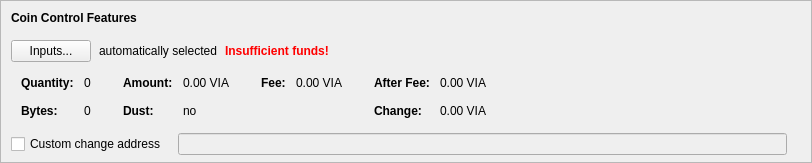
    <widget class="QFrame" name="frameCoinControl">
     <property name="sizePolicy">
      <sizepolicy hsizetype="Expanding" vsizetype="Expanding">
       <horstretch>0</horstretch>
       <verstretch>0</verstretch>
      </sizepolicy>
     </property>
     <property name="maximumSize">
      <size>
       <width>16777215</width>
       <height>16777215</height>
      </size>
     </property>
     <property name="frameShape">
      <enum>QFrame::StyledPanel</enum>
     </property>
     <property name="frameShadow">
      <enum>QFrame::Sunken</enum>
     </property>
     <layout class="QVBoxLayout" name="verticalLayoutCoinControl2">
      <property name="spacing">
       <number>0</number>
      </property>
      <property name="leftMargin">
       <number>0</number>
      </property>
      <property name="topMargin">
       <number>0</number>
      </property>
      <property name="rightMargin">
       <number>0</number>
      </property>
      <property name="bottomMargin">
       <number>6</number>
      </property>
      <item>
       <layout class="QVBoxLayout" name="verticalLayoutCoinControl" stretch="0,0,0,0,1">
        <property name="spacing">
         <number>0</number>
        </property>
        <property name="leftMargin">
         <number>10</number>
        </property>
        <property name="topMargin">
         <number>10</number>
        </property>
        <item>
         <layout class="QHBoxLayout" name="horizontalLayoutCoinControl1">
          <property name="bottomMargin">
           <number>15</number>
          </property>
          <item>
           <widget class="QLabel" name="labelCoinControlFeatures">
            <property name="sizePolicy">
             <sizepolicy hsizetype="Preferred" vsizetype="Maximum">
              <horstretch>0</horstretch>
              <verstretch>0</verstretch>
             </sizepolicy>
            </property>
            <property name="font">
             <font>
              <weight>75</weight>
              <bold>true</bold>
             </font>
            </property>
            <property name="styleSheet">
             <string notr="true">font-weight:bold;</string>
            </property>
            <property name="text">
             <string>Coin Control Features</string>
            </property>
           </widget>
          </item>
         </layout>
        </item>
        <item>
         <layout class="QHBoxLayout" name="horizontalLayoutCoinControl2" stretch="0,0,0,0">
          <property name="spacing">
           <number>8</number>
          </property>
          <property name="bottomMargin">
           <number>10</number>
          </property>
          <item>
           <widget class="QPushButton" name="pushButtonCoinControl">
            <property name="styleSheet">
             <string notr="true"/>
            </property>
            <property name="text">
             <string>Inputs...</string>
            </property>
            <property name="autoDefault">
             <bool>false</bool>
            </property>
           </widget>
          </item>
          <item>
           <widget class="QLabel" name="labelCoinControlAutomaticallySelected">
            <property name="text">
             <string>automatically selected</string>
            </property>
            <property name="margin">
             <number>5</number>
            </property>
           </widget>
          </item>
          <item>
           <widget class="QLabel" name="labelCoinControlInsuffFunds">
            <property name="font">
             <font>
              <weight>75</weight>
              <bold>true</bold>
             </font>
            </property>
            <property name="styleSheet">
             <string notr="true">color:red;font-weight:bold;</string>
            </property>
            <property name="text">
             <string>Insufficient funds!</string>
            </property>
            <property name="margin">
             <number>5</number>
            </property>
           </widget>
          </item>
          <item>
           <spacer name="horizontalSpacerCoinControl">
            <property name="orientation">
             <enum>Qt::Horizontal</enum>
            </property>
            <property name="sizeHint" stdset="0">
             <size>
              <width>40</width>
              <height>1</height>
             </size>
            </property>
           </spacer>
          </item>
         </layout>
        </item>
        <item>
         <widget class="QWidget" name="widgetCoinControl" native="true">
          <property name="sizePolicy">
           <sizepolicy hsizetype="Preferred" vsizetype="Preferred">
            <horstretch>0</horstretch>
            <verstretch>0</verstretch>
           </sizepolicy>
          </property>
          <property name="minimumSize">
           <size>
            <width>0</width>
            <height>0</height>
           </size>
          </property>
          <property name="styleSheet">
           <string notr="true"/>
          </property>
          <layout class="QHBoxLayout" name="horizontalLayoutCoinControl5">
           <property name="leftMargin">
            <number>0</number>
           </property>
           <property name="topMargin">
            <number>0</number>
           </property>
           <property name="rightMargin">
            <number>0</number>
           </property>
           <property name="bottomMargin">
            <number>0</number>
           </property>
           <item>
            <layout class="QHBoxLayout" name="horizontalLayoutCoinControl3" stretch="0,0,0,1">
             <property name="spacing">
              <number>20</number>
             </property>
             <property name="topMargin">
              <number>0</number>
             </property>
             <property name="bottomMargin">
              <number>10</number>
             </property>
             <item>
              <layout class="QFormLayout" name="formLayoutCoinControl1">
               <property name="horizontalSpacing">
                <number>10</number>
               </property>
               <property name="verticalSpacing">
                <number>14</number>
               </property>
               <property name="leftMargin">
                <number>10</number>
               </property>
               <property name="topMargin">
                <number>4</number>
               </property>
               <property name="rightMargin">
                <number>6</number>
               </property>
               <item row="0" column="0">
                <widget class="QLabel" name="labelCoinControlQuantityText">
                 <property name="font">
                  <font>
                   <weight>75</weight>
                   <bold>true</bold>
                  </font>
                 </property>
                 <property name="text">
                  <string>Quantity:</string>
                 </property>
                 <property name="margin">
                  <number>0</number>
                 </property>
                </widget>
               </item>
               <item row="0" column="1">
                <widget class="QLabel" name="labelCoinControlQuantity">
                 <property name="cursor">
                  <cursorShape>IBeamCursor</cursorShape>
                 </property>
                 <property name="contextMenuPolicy">
                  <enum>Qt::ActionsContextMenu</enum>
                 </property>
                 <property name="text">
                  <string notr="true">0</string>
                 </property>
                 <property name="margin">
                  <number>0</number>
                 </property>
                 <property name="textInteractionFlags">
                  <set>Qt::LinksAccessibleByMouse|Qt::TextSelectableByKeyboard|Qt::TextSelectableByMouse</set>
                 </property>
                </widget>
               </item>
               <item row="1" column="0">
                <widget class="QLabel" name="labelCoinControlBytesText">
                 <property name="font">
                  <font>
                   <weight>75</weight>
                   <bold>true</bold>
                  </font>
                 </property>
                 <property name="text">
                  <string>Bytes:</string>
                 </property>
                </widget>
               </item>
               <item row="1" column="1">
                <widget class="QLabel" name="labelCoinControlBytes">
                 <property name="cursor">
                  <cursorShape>IBeamCursor</cursorShape>
                 </property>
                 <property name="contextMenuPolicy">
                  <enum>Qt::ActionsContextMenu</enum>
                 </property>
                 <property name="text">
                  <string notr="true">0</string>
                 </property>
                 <property name="textInteractionFlags">
                  <set>Qt::LinksAccessibleByMouse|Qt::TextSelectableByKeyboard|Qt::TextSelectableByMouse</set>
                 </property>
                </widget>
               </item>
              </layout>
             </item>
             <item>
              <layout class="QFormLayout" name="formLayoutCoinControl2">
               <property name="horizontalSpacing">
                <number>10</number>
               </property>
               <property name="verticalSpacing">
                <number>14</number>
               </property>
               <property name="leftMargin">
                <number>6</number>
               </property>
               <property name="topMargin">
                <number>4</number>
               </property>
               <property name="rightMargin">
                <number>6</number>
               </property>
               <item row="0" column="0">
                <widget class="QLabel" name="labelCoinControlAmountText">
                 <property name="font">
                  <font>
                   <weight>75</weight>
                   <bold>true</bold>
                  </font>
                 </property>
                 <property name="text">
                  <string>Amount:</string>
                 </property>
                 <property name="margin">
                  <number>0</number>
                 </property>
                </widget>
               </item>
               <item row="0" column="1">
                <widget class="QLabel" name="labelCoinControlAmount">
                 <property name="cursor">
                  <cursorShape>IBeamCursor</cursorShape>
                 </property>
                 <property name="contextMenuPolicy">
                  <enum>Qt::ActionsContextMenu</enum>
                 </property>
                 <property name="text">
                  <string notr="true">0.00 VIA</string>
                 </property>
                 <property name="textInteractionFlags">
                  <set>Qt::LinksAccessibleByMouse|Qt::TextSelectableByKeyboard|Qt::TextSelectableByMouse</set>
                 </property>
                </widget>
               </item>
               <item row="1" column="0">
                <widget class="QLabel" name="labelCoinControlLowOutputText">
                 <property name="font">
                  <font>
                   <weight>75</weight>
                   <bold>true</bold>
                  </font>
                 </property>
                 <property name="text">
                  <string>Dust:</string>
                 </property>
                </widget>
               </item>
               <item row="1" column="1">
                <widget class="QLabel" name="labelCoinControlLowOutput">
                 <property name="cursor">
                  <cursorShape>IBeamCursor</cursorShape>
                 </property>
                 <property name="contextMenuPolicy">
                  <enum>Qt::ActionsContextMenu</enum>
                 </property>
                 <property name="text">
                  <string notr="true">no</string>
                 </property>
                 <property name="textInteractionFlags">
                  <set>Qt::LinksAccessibleByMouse|Qt::TextSelectableByKeyboard|Qt::TextSelectableByMouse</set>
                 </property>
                </widget>
               </item>
              </layout>
             </item>
             <item>
              <layout class="QFormLayout" name="formLayoutCoinControl3">
               <property name="horizontalSpacing">
                <number>10</number>
               </property>
               <property name="verticalSpacing">
                <number>14</number>
               </property>
               <property name="leftMargin">
                <number>6</number>
               </property>
               <property name="topMargin">
                <number>4</number>
               </property>
               <property name="rightMargin">
                <number>6</number>
               </property>
               <item row="0" column="0">
                <widget class="QLabel" name="labelCoinControlFeeText">
                 <property name="font">
                  <font>
                   <weight>75</weight>
                   <bold>true</bold>
                  </font>
                 </property>
                 <property name="text">
                  <string>Fee:</string>
                 </property>
                 <property name="margin">
                  <number>0</number>
                 </property>
                </widget>
               </item>
               <item row="0" column="1">
                <widget class="QLabel" name="labelCoinControlFee">
                 <property name="cursor">
                  <cursorShape>IBeamCursor</cursorShape>
                 </property>
                 <property name="contextMenuPolicy">
                  <enum>Qt::ActionsContextMenu</enum>
                 </property>
                 <property name="text">
                  <string notr="true">0.00 VIA</string>
                 </property>
                 <property name="textInteractionFlags">
                  <set>Qt::LinksAccessibleByMouse|Qt::TextSelectableByKeyboard|Qt::TextSelectableByMouse</set>
                 </property>
                </widget>
               </item>
              </layout>
             </item>
             <item>
              <layout class="QFormLayout" name="formLayoutCoinControl4">
               <property name="horizontalSpacing">
                <number>10</number>
               </property>
               <property name="verticalSpacing">
                <number>14</number>
               </property>
               <property name="leftMargin">
                <number>6</number>
               </property>
               <property name="topMargin">
                <number>4</number>
               </property>
               <property name="rightMargin">
                <number>6</number>
               </property>
               <item row="0" column="0">
                <widget class="QLabel" name="labelCoinControlAfterFeeText">
                 <property name="font">
                  <font>
                   <weight>75</weight>
                   <bold>true</bold>
                  </font>
                 </property>
                 <property name="text">
                  <string>After Fee:</string>
                 </property>
                 <property name="margin">
                  <number>0</number>
                 </property>
                </widget>
               </item>
               <item row="0" column="1">
                <widget class="QLabel" name="labelCoinControlAfterFee">
                 <property name="cursor">
                  <cursorShape>IBeamCursor</cursorShape>
                 </property>
                 <property name="contextMenuPolicy">
                  <enum>Qt::ActionsContextMenu</enum>
                 </property>
                 <property name="text">
                  <string notr="true">0.00 VIA</string>
                 </property>
                 <property name="textInteractionFlags">
                  <set>Qt::LinksAccessibleByMouse|Qt::TextSelectableByKeyboard|Qt::TextSelectableByMouse</set>
                 </property>
                </widget>
               </item>
               <item row="1" column="0">
                <widget class="QLabel" name="labelCoinControlChangeText">
                 <property name="font">
                  <font>
                   <weight>75</weight>
                   <bold>true</bold>
                  </font>
                 </property>
                 <property name="text">
                  <string>Change:</string>
                 </property>
                </widget>
               </item>
               <item row="1" column="1">
                <widget class="QLabel" name="labelCoinControlChange">
                 <property name="cursor">
                  <cursorShape>IBeamCursor</cursorShape>
                 </property>
                 <property name="contextMenuPolicy">
                  <enum>Qt::ActionsContextMenu</enum>
                 </property>
                 <property name="text">
                  <string notr="true">0.00 VIA</string>
                 </property>
                 <property name="textInteractionFlags">
                  <set>Qt::LinksAccessibleByMouse|Qt::TextSelectableByKeyboard|Qt::TextSelectableByMouse</set>
                 </property>
                </widget>
               </item>
              </layout>
             </item>
            </layout>
           </item>
          </layout>
         </widget>
        </item>
        <item>
         <layout class="QHBoxLayout" name="horizontalLayoutCoinControl4" stretch="0,0,0">
          <property name="spacing">
           <number>12</number>
          </property>
          <property name="sizeConstraint">
           <enum>QLayout::SetDefaultConstraint</enum>
          </property>
          <property name="topMargin">
           <number>5</number>
          </property>
          <property name="rightMargin">
           <number>5</number>
          </property>
          <item>
           <widget class="QCheckBox" name="checkBoxCoinControlChange">
            <property name="toolTip">
             <string>If this is activated, but the change address is empty or invalid, change will be sent to a newly generated address.</string>
            </property>
            <property name="text">
             <string>Custom change address</string>
            </property>
           </widget>
          </item>
          <item>
           <widget class="QValidatedLineEdit" name="lineEditCoinControlChange">
            <property name="enabled">
             <bool>false</bool>
            </property>
            <property name="sizePolicy">
             <sizepolicy hsizetype="Expanding" vsizetype="Fixed">
              <horstretch>0</horstretch>
              <verstretch>0</verstretch>
             </sizepolicy>
            </property>
           </widget>
          </item>
          <item>
           <widget class="QLabel" name="labelCoinControlChangeLabel">
            <property name="sizePolicy">
             <sizepolicy hsizetype="Preferred" vsizetype="Expanding">
              <horstretch>0</horstretch>
              <verstretch>0</verstretch>
             </sizepolicy>
            </property>
            <property name="minimumSize">
             <size>
              <width>0</width>
              <height>0</height>
             </size>
            </property>
            <property name="text">
             <string/>
            </property>
            <property name="margin">
             <number>3</number>
            </property>
           </widget>
          </item>
         </layout>
        </item>
        <item>
         <spacer name="verticalSpacerCoinControl">
          <property name="orientation">
           <enum>Qt::Vertical</enum>
          </property>
          <property name="sizeHint" stdset="0">
           <size>
            <width>800</width>
            <height>1</height>
           </size>
          </property>
         </spacer>
        </item>
       </layout>
      </item>
     </layout>
    </widget>
